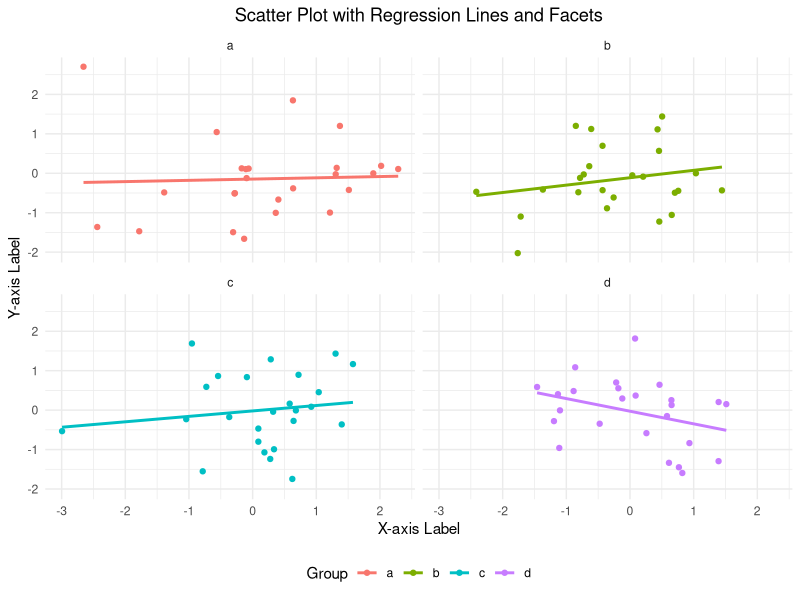

Recreate this plot in R.
install.packages("ggplot2")
library(ggplot2)
# Load the ggplot2 package
library(ggplot2)

# Create a sample data frame
set.seed(42)
data <- data.frame(
  x = rnorm(100),
  y = rnorm(100),
  group = rep(letters[1:4], each = 25)
)

# Create a scatter plot with a regression line and facets
ggplot(data, aes(x = x, y = y, color = group)) +
  geom_point() +                    # Scatter plot points
  geom_smooth(method = "lm", se = FALSE) +  # Linear regression line without confidence interval
  facet_wrap(~ group) +             # Facet the plot by 'group' variable
  theme_minimal() +                 # Apply a minimal theme
  labs(
    title = "Scatter Plot with Regression Lines and Facets",
    x = "X-axis Label",
    y = "Y-axis Label",
    color = "Group"
  ) +
  theme(
    plot.title = element_text(hjust = 0.5),
    legend.position = "bottom"
  )
